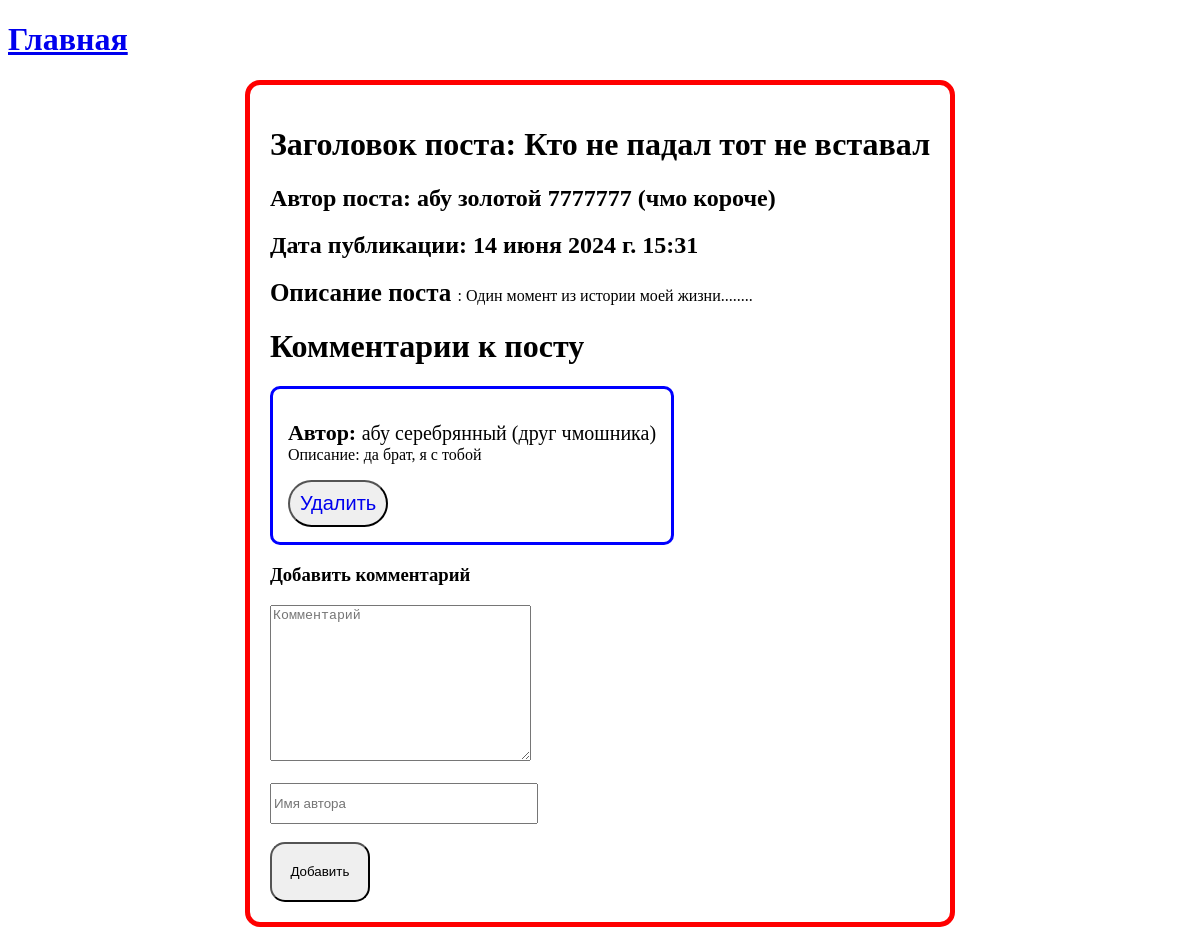
The page /post_info/2 on the database its author committed.
### post/models.py (models this page shows, shortened)
class Post(models.Model):
    author = models.CharField(max_length=100)
    title = models.CharField(max_length=200)
    slug = models.SlugField(unique=True)
    description = models.TextField()
    published_at= models.DateTimeField(auto_now_add=True)
    category = models.ForeignKey(Category, on_delete=models.CASCADE)
    class Meta:
        verbose_name = 'Пост'
        verbose_name_plural = 'Посты'
        ordering = ['published_at']

class Comment(models.Model):
    content = models.TextField()
    comment_author = models.CharField(max_length=100)
    published_at = models.DateField(auto_now_add=True)
    post = models.ForeignKey('Post', on_delete=models.CASCADE, related_name='comments')
    class Meta:
        verbose_name_plural = 'Комментарии'
        verbose_name = 'Комментарий'

### post/views.py (the view)
# urls.py: path('post_info/<int:post_id>', views.post_info, name='post_info'),
def post_info(request, post_id):
    post = get_object_or_404(Post, pk=post_id)
    comments = post.comments.all()
    print(type(comments))
    return render(request, 'post/post_info.html', {'post':post, 'comments':comments})

### post/templates/post/post_info.html (shortened to what this page needs)
{% extends 'post/index.html' %}
{% block content %}
    <div class="postinformation">
        <h1>Заголовок поста: {{ post.title }}</h1>
        <h2>Автор поста: {{ post.author }}</h2>
        <h2>Дата публикации: {{ post.published_at }}</h2>
        <div class="post_info">
             <p> <strong style="font-size: 25px">Описание поста </strong>: {{ post.description }}</p>
        </div>
        <h1>Комментарии к посту</h1>
        {% for comment in comments %}
            <div class="comment">
                   <p><strong style="font-size: 22px">Автор: </strong><span style="font-size: 20px"> {{ comment.comment_author }}</span><br> Описание:  {{ comment.content }} </p>
                    <button style="font-size: 20px; border-radius: 25px; padding: 10px;">
                        <a href="{% url 'delete_comment' comment_id=comment.id post_id=post.id %}" style="text-decoration: none;">
                                Удалить
                        </a>
                    </button>
            </div>
        {% endfor %}
        <form action="{% url 'add_comment' post_id=post.id %}" method="POST">
            <h3>Добавить комментарий</h3>
            <textarea name="comment_name" id="" cols="30" rows="10" placeholder="Комментарий"></textarea>
            <br><br>
            <input style="width: 260px; height: 35px;" type="text" placeholder="Имя автора" name="comment_author">
            <br><br>
            <button style="width: 100px; height: 60px; border-radius: 15px; padding: 15px;">Добавить</button>
        </form>
</div>
{% endblock content %}

### post/static/style.css (style rules this page uses)
.comment { width: fit-content; height: max-content; border: 3px solid blue; border-radius: 10px; padding: 15px; }
.postinformation { width: fit-content; height: fit-content; border: 5px solid red; padding: 20px; margin: 0 auto; border-radius: 15px; }

### rows shown on the page
Post: title "Кто не падал тот не вставал", author "абу золотой 7777777 (чмо короче)", published_at "14 июня 2024 г. 15:31", description "Один момент из истории моей жизни........"
Comment: comment_author "абу серебрянный (друг чмошника)", content "да брат, я с тобой"
